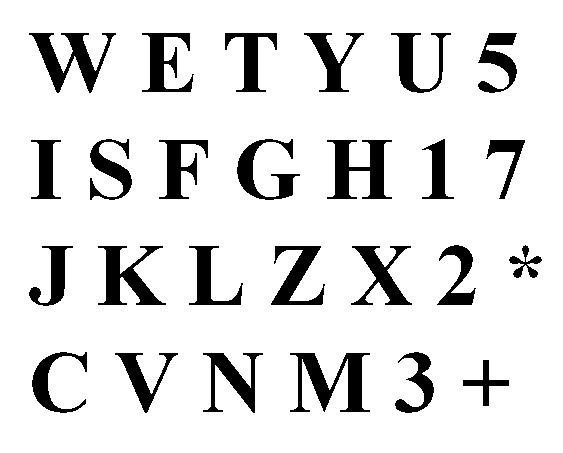
%> input picture clases/Cap02_Extraccion_de_Caracteristicas/matlab/letras.bmp, 563 x 453 px
$ octave --eval "PAT02_FourierDescriptors;"   (GNU Octave 9; MATLAB toolbox functions it lacks are replaced by stand-ins)
%> lines starting %> are read from the running program, lines starting %| are printed output that depends on the picture; in (x1, y1, x2, y2) boxes, pixels count from 0 and x2, y2 are one past the last pixel; in counts of white or black regions, pixels touching at a corner belong together; the program's own positions count from 1
% Ejemplo de Descriptores de Fourier
%
% D.Mery, DCC-UC, Marzo 2008

function PAT02_FourierDescriptors()

I = imread('../images/letras.bmp');
%> I: size 453x563 logical; 88.1% white; 26 black regions, largest, box (x1, y1, x2, y2) and area: (290, 353, 370, 412) 2059, (327, 140, 392, 199) 1888, (29, 33, 116, 93) 1868
J = imdilate(not(I),ones(3,3));
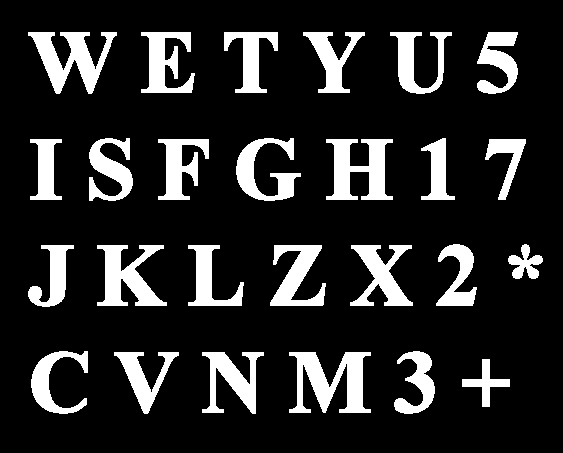
%> J: size 453x563 logical; 15.7% white; 26 white regions, largest, box (x1, y1, x2, y2) and area: (289, 352, 371, 413) 2685, (28, 32, 117, 94) 2450, (326, 139, 393, 200) 2346
figure(1)
clf
imshow(J,[]);
[L,n] = bwlabel(J,4);
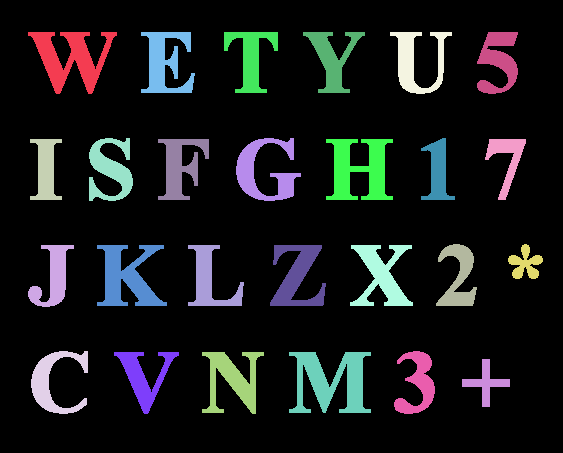
%> L: size 453x563 double; 27 distinct labels, from 0 to 26; one colour per label, 0 black
%> n = 26
disp('Presione doble-click con el mouse para seleccionar caracter...');
%> (the run ends here)

$ run again, with clases/Cap02_Extraccion_de_Caracteristicas/matlab/123.bmp copied over clases/Cap02_Extraccion_de_Caracteristicas/matlab/letras.bmp
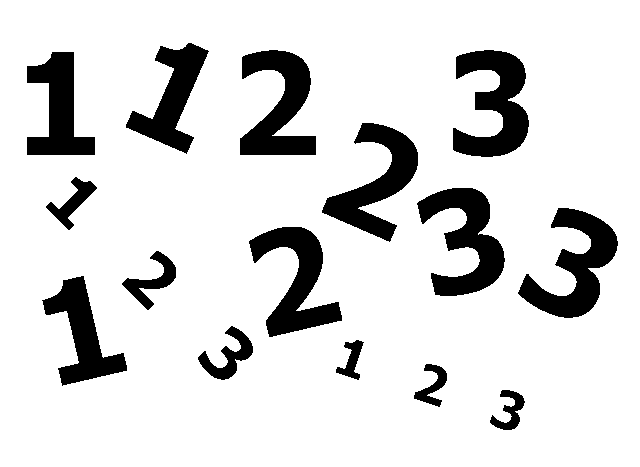
%> input picture clases/Cap02_Extraccion_de_Caracteristicas/matlab/123.bmp, 640 x 467 px
%> I: size 467x640 logical; 85.8% white; 15 black regions, largest, box (x1, y1, x2, y2) and area: (453, 50, 529, 157) 4592, (518, 208, 618, 318) 4591, (417, 188, 505, 296) 4552
%> in PAT02_FourierDescriptors, `J = imdilate(not(I),ones(3,3));`:
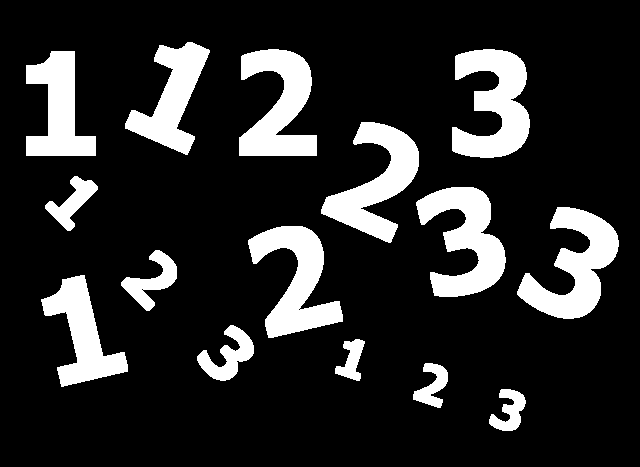
%> J: size 467x640 logical; 16.3% white; 15 white regions, largest, box (x1, y1, x2, y2) and area: (517, 207, 619, 319) 5218, (452, 49, 530, 158) 5178, (416, 187, 506, 297) 5164
%> in PAT02_FourierDescriptors, `[L,n] = bwlabel(J,4);`:
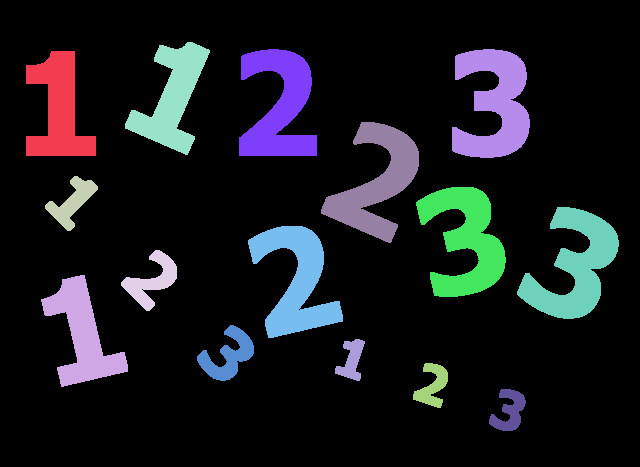
%> L: size 467x640 double; 16 distinct labels, from 0 to 15; one colour per label, 0 black
%> n = 15

$ run again, with clases/Cap02_Extraccion_de_Caracteristicas/matlab/arrows_1.bmp copied over clases/Cap02_Extraccion_de_Caracteristicas/matlab/letras.bmp
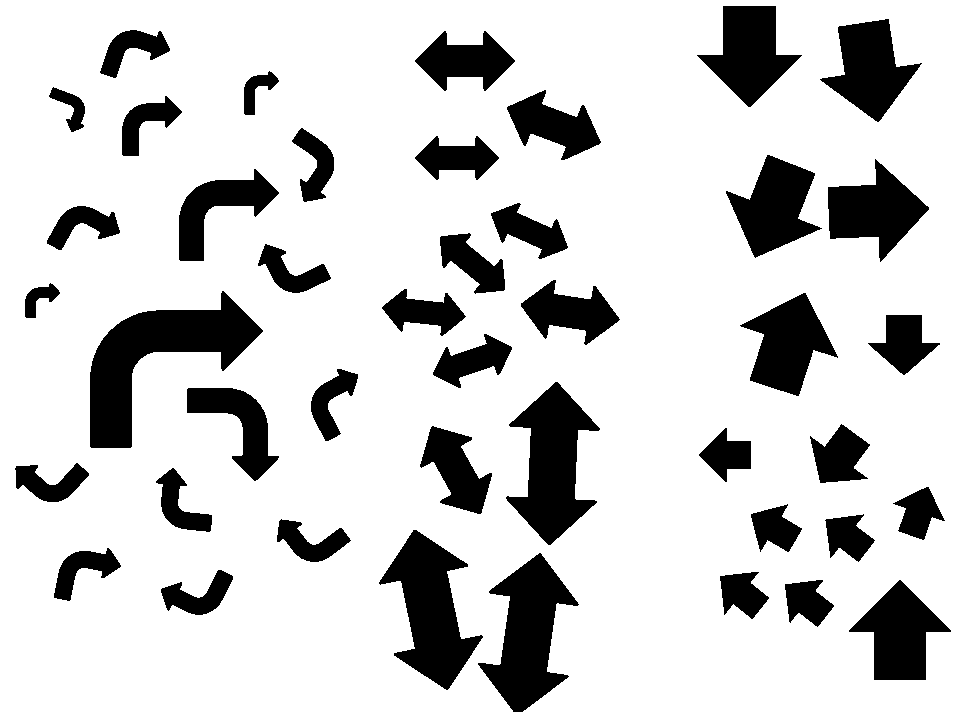
%> input picture clases/Cap02_Extraccion_de_Caracteristicas/matlab/arrows_1.bmp, 980 x 712 px
%> I: size 712x980 logical; 81.8% white; 43 black regions, largest, box (x1, y1, x2, y2) and area: (90, 291, 263, 448) 10424, (506, 382, 600, 545) 7822, (379, 530, 483, 690) 7811
%> in PAT02_FourierDescriptors, `J = imdilate(not(I),ones(3,3));`:
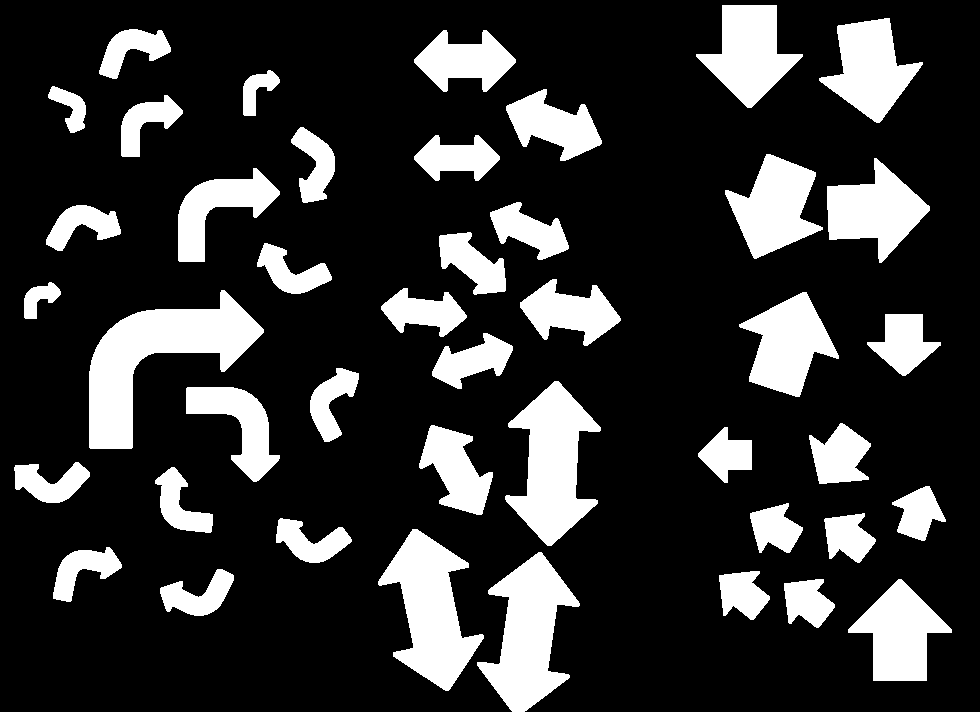
%> J: size 712x980 logical; 20.3% white; 43 white regions, largest, box (x1, y1, x2, y2) and area: (89, 290, 264, 449) 11126, (378, 529, 484, 691) 8443, (505, 381, 601, 546) 8432
%> in PAT02_FourierDescriptors, `[L,n] = bwlabel(J,4);`:
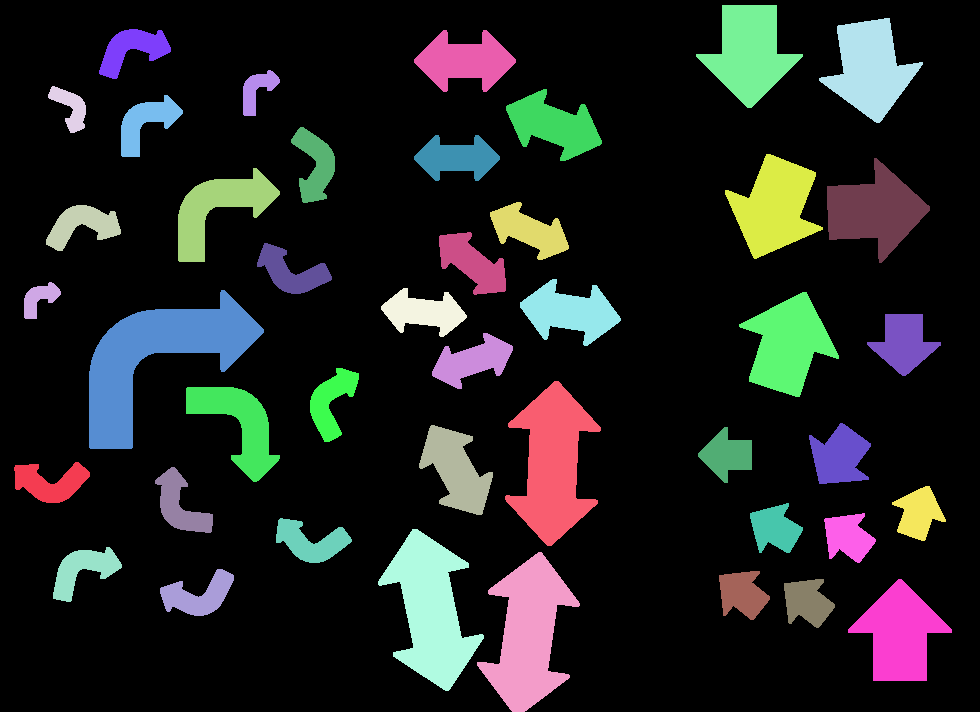
%> L: size 712x980 double; 44 distinct labels, from 0 to 43; one colour per label, 0 black
%> n = 43
